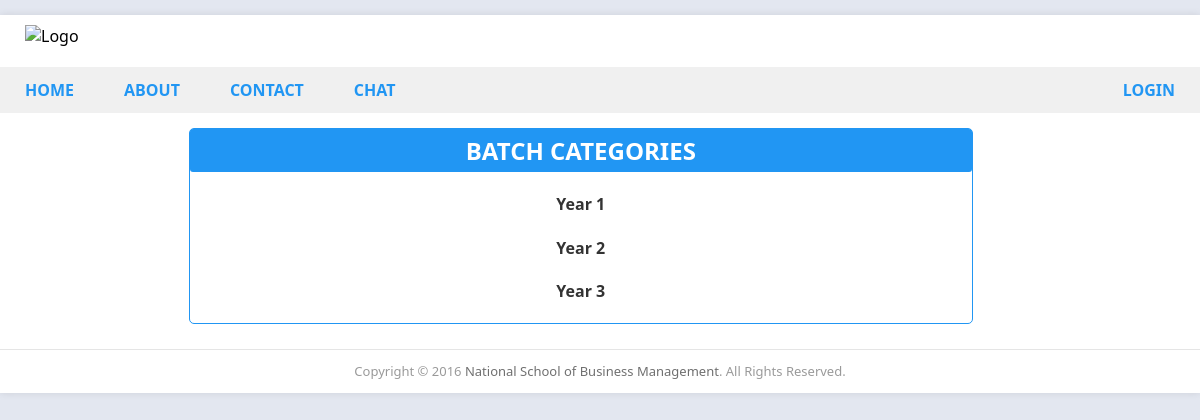
The page /category.php?id=2 on the database as committed earlier.
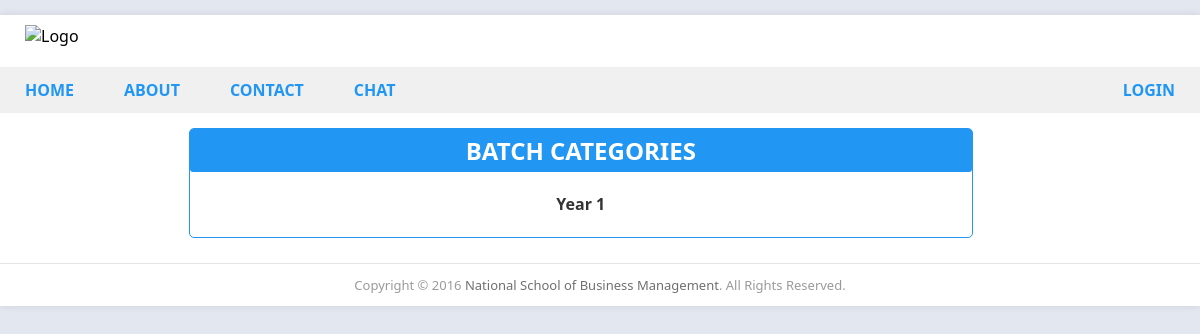
The same page on the database as committed later.
### tables this page shows
CREATE TABLE `batch` (
  `id` int(11) NOT NULL,
  `course_id` int(11) NOT NULL,
  `name` varchar(250) NOT NULL,
  `start_date` datetime NOT NULL DEFAULT CURRENT_TIMESTAMP
);

### classes/Config.php (called while the page is built)
<?php
class Config {
  public static function get($path = null) {
    if ($path) {
      $config = $GLOBALS['config'];
      $path = explode('/', $path);
      foreach ($path as $value) {
        if(isset($config[$value])){
          $config = $config[$value];
        }
      }
      return $config;
    }
  }
}

### classes/DB.php (called while the page is built, shortened)
<?php
class DB
{
  private static $_instance = null;
  private $_pdo,
          $_query,
          $_error = false,
          $_results,
          $_resultslimit,
          $_count = 0;
  function __construct()
  {
    try {
      $this->_pdo = new PDO('mysql:host=' . Config::get('mysql/host') . ';dbname=' . Config::get('mysql/db'), Config::get('mysql/username'), Config::get('mysql/password'));
    } catch (PDOException $e) {
      die($e->getMessage());
    }
  }
  public static function getInstance() {
    if (!isset(self::$_instance)) {
      self::$_instance = new self();
    }
    return self::$_instance;
  }
  public function query($sql, $params = array()) {
    $this->_error = false;
    if ($this->_query = $this->_pdo->prepare($sql)) {
      $i = 1;
      if (count($params)) {
        foreach ($params as $param) {
          $this->_query->bindValue($i, $param);
          $i++;
        }
      }
      if($this->_query->execute()) {
          $this->_results = $this->_query->fetchAll(PDO::FETCH_OBJ);
      }else {
        $this->_error = true;
      }
    }
    return $this;
  }
  private function action($action, $table, $where = array()) {
    if (count($where) === 3) {
      $operators = array('=', '>', '<', '>=', '<=', 'like', 'in');
      $field  = $where[0];
      $operator = $where[1];
      $value = $where[2];
      if (in_array($operator, $operators)) {
        $sql = "{$action} FROM {$table} WHERE {$field} {$operator} ?";
        if (!$this->query($sql, array($value))->error()) {
          return $this;
        }
      }
    }
    return false;
  }
  public function get($table, $where=array()) {
    return $this->action('SELECT *', $table, $where);
  }
  public function error() {
    return $this->_error;
  }
  public function results() {
    return $this->_results;
  }
}

### core/init.php (called while the page is built, shortened)
<?php
require_once 'includes/functions/func.php';
$db = DB::getInstance();

### classes/Input.php (called while the page is built, shortened)
<?php
class Input
{
	public static function get($item){
		if (isset($_POST[$item])) {
			return $_POST[$item];
		}elseif (isset($_GET[$item])) {
			return $_GET[$item];
		}
		return '';
	}
}

### includes/functions/func.php (called while the page is built)
<?php
function escape($string) {
  return htmlentities($string, ENT_QUOTES, 'UTF-8');
}

### category.php (the view)
<?php require_once 'student/header.php'; ?>
<?php if (isset($_GET['id'])) :
	$id = (int) escape(Input::get('id'));
	$batch = $db->get('batch', ['course_id', '=', $id])->results();
?>
<div class="column column-8 offset-2 main text-center">
 <section class="main border-blue">
 <h2 class="group-title blue-b">Batch Categories</h2>
 	<?php foreach ($batch as $b) : ?>
	<h4><a href="module.php?id=<?php echo $b->id; ?>"><?php echo $b->name; ?></a></h4>
	<?php endforeach; ?>
 </section>
</div>
<?php else : Redirect::to('index.php'); ?>
<?php endif; ?>
<?php require_once 'student/footer.php' ?>

Rows that differ between the two databases and show on the page:
removed batch: name "Year 2"
removed batch: name "Year 3"
